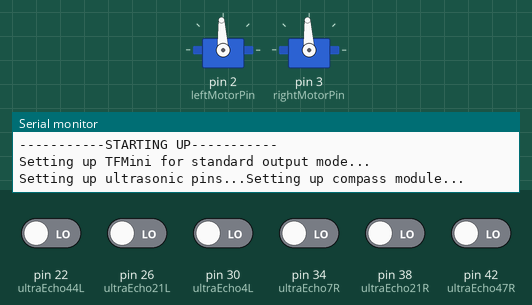
This sketch was run on a simulated Arduino Mega 2560, built with avr-gcc and run on an emulated ATmega2560. On the bench: 2 × servo, the last lines printed to the serial monitor. Wiring (inferred from the names in the program): MPU-6050 motion sensor at I2C address 0x68. The test bench sets the inputs (shaded band); at power-on: pin 22 (ultraEcho44L), pin 26 (ultraEcho21L), pin 30 (ultraEcho4L), pin 34 (ultraEcho7R), pin 38 (ultraEcho21R), pin 42 (ultraEcho47R) LOW.

Above: at 0.2 s.
At 6.3 s:
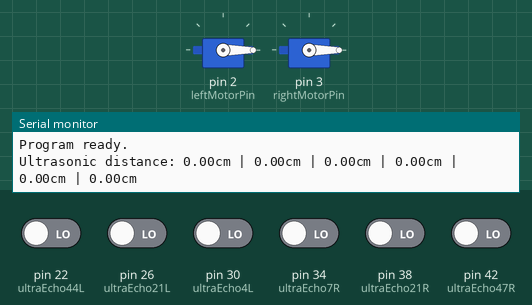
Timing chart, 0 to 7.8 s (numbered marks = the images above):
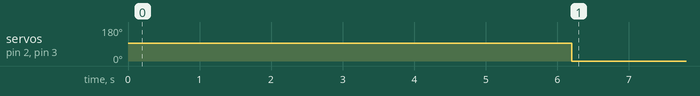

Measured:
- by itself, servo on pin 2 (leftMotorPin), servo on pin 3 (rightMotorPin): 93° → 0° at 6.2 s

The sketch:

autonomous-robot.ino
```cpp
/* Program for self-driving robot
 * Senses objects using liDAR and ultrasonic and avoids them,
 * prioritizing ultrasonic. A bubble rebound algorithm is used
 * with the ultrasonic sensor data to choose the path with the
 * fewest obstacles. The liDAR (TFMini) rangefinder is used to
 * determine speed; the further away the object detected, the
 * faster the speed.
 *
 * Up to 75 cm away from the robot will be referred to as the near zone.
 */

#include "Servo.h"
#include "Wire.h"
#include "I2Cdev.h"
#include "MPU6050.h"

/* LiDAR pins
  GND -- Arduino GND
  5V  -- Arduino 5V
  RX  -- Arduino TX1 18
  TX  -- Arduino RX1 19
*/

volatile int liDARdist; // the reading from the liDAR

// Ultrasonic pin definitions
// arranged at 45, 20 and 5 degrees from the left and right
#define ultraTrig44L 24
#define ultraEcho44L 22
#define ultraTrig21L 28
#define ultraEcho21L 26
#define ultraTrig4L 32
#define ultraEcho4L 30
#define ultraTrig7R 36
#define ultraEcho7R 34
#define ultraTrig21R 40
#define ultraEcho21R 38
#define ultraTrig47R 44
#define ultraEcho47R 42

/* Compass module pins
  GND -- Arduino GND
  5V  -- Arduino 5V)
  SDA -- Arduino SDA 20
  SCL -- Arduino SCL 21
*/

const int MPU_addr=0x68;
const int MPU=0x68;
int16_t AcX,AcY,AcZ,Tmp,GyX,GyY,GyZ;
int minVal=265; int maxVal=402;
double x; double y; double z;

// Victor888 motor controller pins
#define leftMotorPin 2 // PWM
#define rightMotorPin 3 // PWM
Servo leftMotor;
Servo rightMotor;
float leftMotorSpeed;
float rightMotorSpeed;

// Ultrasonic sensors distances from different angles
// ex. dist47R is the distance measured by the ultrasonic at 47 degrees on the right side
float dist47R;
float dist21R;
float dist7R;
float dist4L;
float dist21L;
float dist44L;

bool isNearZone; // aka did any ultrasonic detect something within 75cm?

void setup() {
  Serial.begin(9600); // USB to computer serial
  Serial1.begin(115200); // HW serial for liDAR
  Serial.println("-----------STARTING UP-----------");

  delay(100);

  Serial.println("Setting up TFMini for standard output mode...");
  Serial1.write(0x42);
  Serial1.write(0x57);
  Serial1.write(0x02);
  Serial1.write(0x00);
  Serial1.write(0x00);
  Serial1.write(0x00);
  Serial1.write(0x01);
  Serial1.write(0x06);

  Serial.print("Setting up ultrasonic pins...");
  pinMode(ultraEcho47R, INPUT);
  pinMode(ultraTrig47R, OUTPUT);

  pinMode(ultraEcho21R, INPUT);
  pinMode(ultraTrig21R, OUTPUT);

  pinMode(ultraEcho7R, INPUT);
  pinMode(ultraTrig7R, OUTPUT);

  pinMode(ultraEcho4L, INPUT);
  pinMode(ultraTrig4L, OUTPUT);

  pinMode(ultraEcho21L, INPUT);
  pinMode(ultraTrig21L, OUTPUT);

  pinMode(ultraEcho44L, INPUT);
  pinMode(ultraTrig44L, OUTPUT);

  Serial.println("Setting up compass module...");
  Wire.begin();
  Wire.beginTransmission(MPU);
  Wire.write(0x6B);
  Wire.write(0);
  Wire.endTransmission(true);

  Serial.println("Setting up motor controllers...");
  leftMotor.attach(leftMotorPin);
  leftMotor.writeMicroseconds(1500); //stopped
  rightMotor.attach(rightMotorPin);
  rightMotor.writeMicroseconds(1500); //stopped

  Serial.println("Program ready.");
}

double readLiDAR() {
  // Returns the current distance read by the liDAR
  /* Input format for TFMini liDAR
    1) 0x59
    2) 0x59
    3) Dist_L (low 8bit)
    4) Dist_H (high 8bit)
    5) Strength_L (low 8bit)
    6) Strength_H (high 8bit)
    7) Reserved bytes
    8) Original signal quality degree
    9) Checksum parity bit (low 8bit), checksum = Byte1 + Byte2 + ... + Byte8
  */
  while(true) // stay in loop until measurement is taken
  {
    while(Serial1.available()>=9) { // there should be 9 bytes of input
      if((0x59 == Serial1.read()) && (0x59 == Serial1.read())) { // byte 1 and 2
        unsigned int t1 = Serial1.read(); // byte 3 (Dist_L)
        unsigned int t2 = Serial1.read(); // byte 4 (Dist_H)
        t2 <<= 8; // shift one byte left
        t2 += t1;
        liDARdist = t2;
        for(int i=0; i<5; i++)Serial1.read(); // byte 5, 6, 7, 8, 9 are ignored
      }
    }
    return liDARdist; // in cm
  }
}

float readUltrasonic(int echoPin, int trigPin) {
  // Return the current distance reading from the specified ultrasonic
  // Flag isNearZone if something's within 75cm
  digitalWrite(trigPin, LOW);
  delayMicroseconds(2);
  digitalWrite(trigPin, HIGH);
  delayMicroseconds(10);
  digitalWrite(trigPin, LOW);
  float duration = pulseIn(echoPin, HIGH);
  float distance = duration * 0.0345 / 2; // in cm
  if (distance < 3 || distance > 275) { // ultrasonic rated accurate from 3 to 300 cm
    distance = 0;
  } else if (distance < 75) {
    isNearZone = true;
  }
  return distance;
}

void updateUltrasonic() {
  // Grab the new distance readings for all of the ultrasonics
  dist47R = readUltrasonic(ultraEcho47R, ultraEcho47R);
  dist21R = readUltrasonic(ultraEcho21R, ultraEcho21R);
  dist7R = readUltrasonic(ultraEcho7R, ultraEcho7R);
  dist4L = readUltrasonic(ultraEcho4L, ultraEcho4L);
  dist21L = readUltrasonic(ultraEcho21L, ultraEcho21L);
  dist44L = readUltrasonic(ultraEcho44L, ultraEcho44L);

  Serial.print("Ultrasonic distance: ");
  Serial.print(dist44L); Serial.print("cm | ");
  Serial.print(dist21L); Serial.print("cm | ");
  Serial.print(dist4L); Serial.print("cm | ");
  Serial.print(dist7R); Serial.print("cm | ");
  Serial.print(dist21R); Serial.print("cm | ");
  Serial.print(dist47R); Serial.println("cm");
}

float getReboundAngle() { // left is positive, right is negative
  // Bubble rebound algorithm using ultrasonic data to return the angle to
  // get to the path with the fewest/furthest obstacles
  float angle_dist = (44.32 * dist44L) - (46.55 * dist47R) + (21 * (dist21L - dist21R)) + (4.19 * dist4L) - (7.45 * dist7R);
  float sum = dist44L + dist21L + dist4L + dist7R + dist21R + dist47R;
  return angle_dist / sum;
}

void setMotorSpeed(double left, double right) {
  /* Control the motor speed using the Victor888's
  *  1300   - full speed backwards
  *  1500 - stopped
  *  1700 - full speed forwards
  */
  leftMotor.writeMicroseconds(left);
  rightMotor.writeMicroseconds(right);
}

void stopMotors() {
  setMotorSpeed(1500, 1500);
}

void updateSpeed(int distance) { // distance is in cm
  /* If nothing is detected in near zone,
     use the liDAR-detected distance to determine speed.
     The further the nearest detected obstacle, the faster
     the speed up to a max of ___. <-- check with motor controller
  */
  if (distance > 1000 && (leftMotorSpeed + 5) < 1700) {
    leftMotorSpeed+=5;
    rightMotorSpeed+=5;
  } else if (distance < 500 && (leftMotorSpeed - 5) > 1300) {
    leftMotorSpeed-=5;
    rightMotorSpeed-=5;
  }
}

void updateCompassModule() {
  // needs to be moved here
}

float getHeading() {
    Wire.beginTransmission(MPU);
  Wire.write(0x3B);
  Wire.endTransmission(false);
  Wire.requestFrom(MPU,12,true);
  GyX=Wire.read()<<8|Wire.read();
  GyY=Wire.read()<<8|Wire.read();
  GyZ=Wire.read()<<8|Wire.read();

  Serial.print("Gyroscope: ");
  Serial.print("X = "); Serial.print(GyX);
  Serial.print(" | Y = "); Serial.println(GyY);
  Serial.print(" | Z = "); Serial.println(GyZ);
  Serial.println(" ");
  delay(500);
  AcX=Wire.read()<<8|Wire.read();
  AcY=Wire.read()<<8|Wire.read();
  AcZ=Wire.read()<<8|Wire.read();

  int xAng = map(AcX,minVal,maxVal,-90,90);
  int yAng = map(AcY,minVal,maxVal,-90,90);
  int zAng = map(AcZ,minVal,maxVal,-90,90);

x= RAD_TO_DEG * (atan2(-yAng, -zAng)+PI); y= RAD_TO_DEG * (atan2(-xAng, -zAng)+PI); z= RAD_TO_DEG * (atan2(-yAng, -xAng)+PI);

Serial.print("AngleX= "); Serial.println(x);
Serial.print("AngleY= "); Serial.println(y);
Serial.print("AngleZ= "); Serial.println(z);
Serial.println("-----------------------------------------");
delay(400);
}

void loop() {


  updateUltrasonic();
  if (isNearZone) { // an object is detected within 75cm
    float reboundAngle = getReboundAngle();
    float startingHeading = getHeading();
    float currentHeading = startingHeading;

    Serial.print("Rebound angle: "); Serial.println(reboundAngle);

    if (reboundAngle > 0) { // must turn left
      leftMotorSpeed = 1600;
      rightMotorSpeed = 1300;
    } else { //turn right
      leftMotorSpeed = 1300;
      rightMotorSpeed = 1600;
    }
    while (abs(currentHeading - startingHeading) < reboundAngle) {
      // turn until the rebound angle is reached
      Serial.print("Current angle: "); Serial.println(currentHeading - startingHeading);
      setMotorSpeed(leftMotorSpeed, rightMotorSpeed);
      delay(50);
      stopMotors();
      currentHeading = getHeading();
    }
  } else { // there's nothing detected within 75cm
    // Increase or decrease speed based on the closest object detected by the liDAR
    updateSpeed(readLiDAR());
    setMotorSpeed(leftMotorSpeed, rightMotorSpeed);
  }
  delay(100);
}
```
